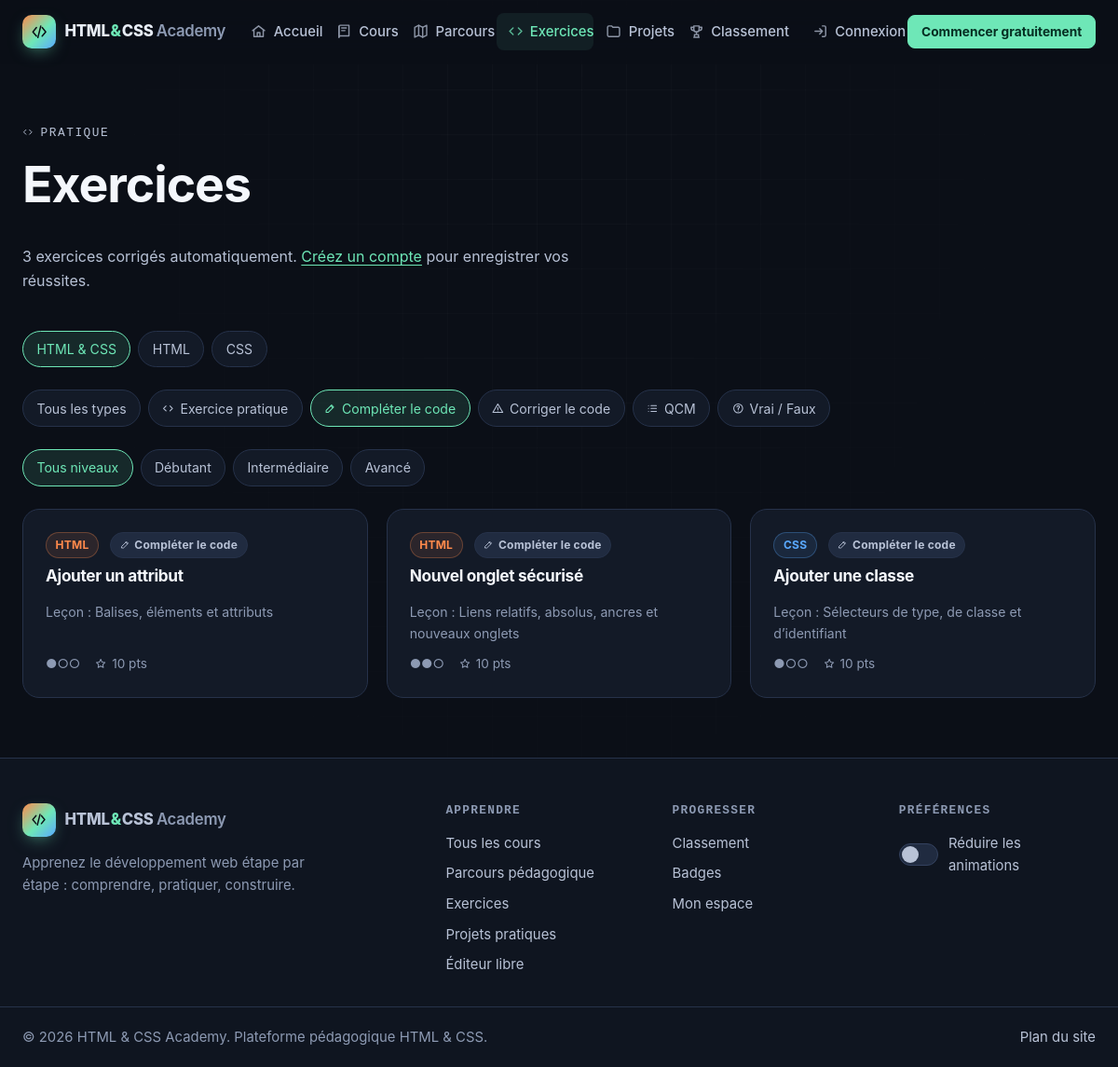
Page /exercices?type=fill on the earlier database version.
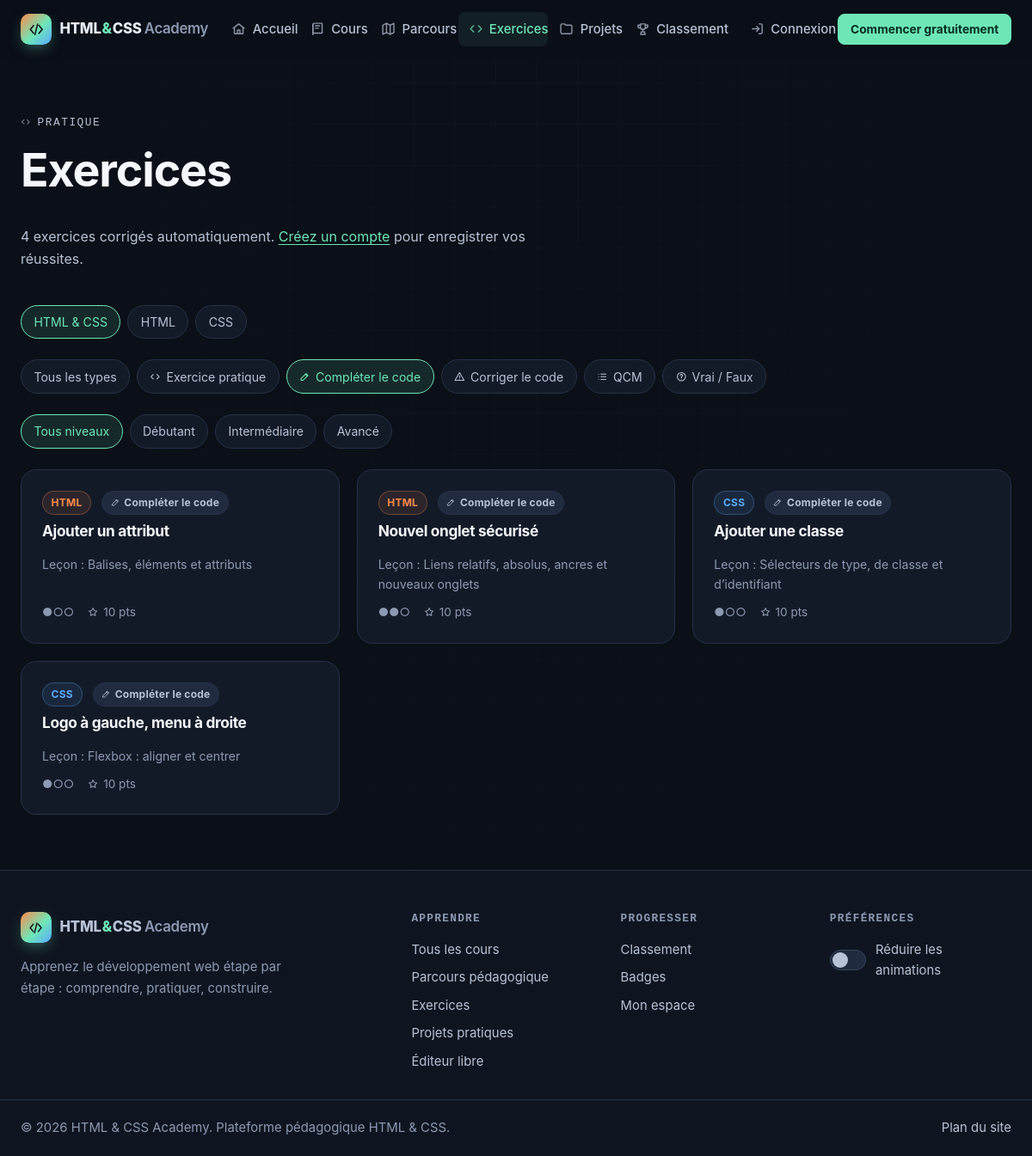
Same page on the later database version.
### tables this page shows
CREATE TABLE exercises (
  id               INT UNSIGNED NOT NULL AUTO_INCREMENT,
  lesson_id        INT UNSIGNED NULL,
  title            VARCHAR(150) NOT NULL,
  slug             VARCHAR(150) NOT NULL,
  type             ENUM('code','fill','fix','qcm','truefalse') NOT NULL DEFAULT 'code',
  difficulty       TINYINT UNSIGNED NOT NULL DEFAULT 1,
  instructions     TEXT         NOT NULL,
  starter_html     TEXT         NULL,
  starter_css      TEXT         NULL,
  solution_html    TEXT         NULL,
  solution_css     TEXT         NULL,
  validation_rules JSON         NULL COMMENT 'Règles de vérification automatique',
  hint             TEXT         NULL,
  explanation      TEXT         NULL,
  points           SMALLINT UNSIGNED NOT NULL DEFAULT 10,
  sort_order       SMALLINT     NOT NULL DEFAULT 0,
  created_at       DATETIME     NOT NULL DEFAULT CURRENT_TIMESTAMP,
  updated_at       DATETIME     NOT NULL DEFAULT CURRENT_TIMESTAMP ON UPDATE CURRENT_TIMESTAMP,
  PRIMARY KEY (id),
  UNIQUE KEY uq_exercises_slug (slug),
  KEY idx_exercises_lesson (lesson_id, sort_order),
  KEY idx_exercises_type (type),
  CONSTRAINT fk_exercises_lesson FOREIGN KEY (lesson_id) REFERENCES lessons (id) ON DELETE SET NULL,
  CONSTRAINT chk_exercises_difficulty CHECK (difficulty BETWEEN 1 AND 3)
);

CREATE TABLE categories (
  id          INT UNSIGNED NOT NULL AUTO_INCREMENT,
  name        VARCHAR(80)  NOT NULL,
  slug        VARCHAR(80)  NOT NULL,
  description TEXT         NULL,
  color       VARCHAR(20)  NOT NULL DEFAULT '#6ee7b7',
  sort_order  SMALLINT     NOT NULL DEFAULT 0,
  created_at  DATETIME     NOT NULL DEFAULT CURRENT_TIMESTAMP,
  updated_at  DATETIME     NOT NULL DEFAULT CURRENT_TIMESTAMP ON UPDATE CURRENT_TIMESTAMP,
  PRIMARY KEY (id),
  UNIQUE KEY uq_categories_slug (slug)
);

CREATE TABLE lessons (
  id               INT UNSIGNED NOT NULL AUTO_INCREMENT,
  module_id        INT UNSIGNED NOT NULL,
  title            VARCHAR(150) NOT NULL,
  slug             VARCHAR(150) NOT NULL,
  duration_minutes SMALLINT UNSIGNED NOT NULL DEFAULT 10,
  introduction     TEXT         NOT NULL,
  objectives       JSON         NULL COMMENT 'Liste des objectifs',
  prerequisites    JSON         NULL COMMENT 'Liste des prérequis',
  theory           MEDIUMTEXT   NOT NULL COMMENT 'Explication théorique (Markdown restreint)',
  syntax_code      TEXT         NULL COMMENT 'Syntaxe minimale',
  simple_html      TEXT         NULL,
  simple_css       TEXT         NULL,
  example_html     MEDIUMTEXT   NULL COMMENT 'Exemple détaillé (HTML)',
  example_css      MEDIUMTEXT   NULL COMMENT 'Exemple détaillé (CSS)',
  line_by_line     JSON         NULL COMMENT '[[code, explication], ...]',
  reference_items  JSON         NULL COMMENT '[[balise/propriété, description], ...]',
  common_mistakes  JSON         NULL,
  best_practices   JSON         NULL,
  practical        TEXT         NULL COMMENT 'Utilisation dans un vrai projet (Markdown)',
  summary_points   JSON         NULL,
  challenge        TEXT         NULL,
  is_published     TINYINT(1)   NOT NULL DEFAULT 1,
  sort_order       SMALLINT     NOT NULL DEFAULT 0,
  created_at       DATETIME     NOT NULL DEFAULT CURRENT_TIMESTAMP,
  updated_at       DATETIME     NOT NULL DEFAULT CURRENT_TIMESTAMP ON UPDATE CURRENT_TIMESTAMP,
  PRIMARY KEY (id),
  UNIQUE KEY uq_lessons_slug (slug),
  KEY idx_lessons_module (module_id, sort_order),
  KEY idx_lessons_published (is_published),
  CONSTRAINT fk_lessons_module FOREIGN KEY (module_id) REFERENCES modules (id) ON DELETE CASCADE
);

CREATE TABLE settings (
  id            INT UNSIGNED NOT NULL AUTO_INCREMENT,
  setting_key   VARCHAR(80)  NOT NULL,
  setting_value TEXT         NULL,
  label         VARCHAR(150) NOT NULL DEFAULT '',
  created_at    DATETIME     NOT NULL DEFAULT CURRENT_TIMESTAMP,
  updated_at    DATETIME     NOT NULL DEFAULT CURRENT_TIMESTAMP ON UPDATE CURRENT_TIMESTAMP,
  PRIMARY KEY (id),
  UNIQUE KEY uq_settings_key (setting_key)
);

### includes/navbar.php (called while the page is built, shortened)
<span class="brand__mark"><?= icon('logo') ?></span>

### includes/bootstrap.php (called while the page is built, shortened)
<?php
spl_autoload_register(static function (string $class): void {
    $file = ROOT_PATH . '/includes/classes/' . basename(str_replace('\\', '/', $class)) . '.php';
});
require ROOT_PATH . '/includes/functions.php';

### includes/classes/ExerciseModel.php (called while the page is built, shortened)
<?php
final class ExerciseModel
{
    public static function catalog(string $category = '', string $type = '', int $level = 0): array
    {
        $where = ['1 = 1'];
        $params = [];
        if ($type !== '' && isset(self::TYPES[$type])) {
            $where[] = 'e.type = ?';
            $params[] = $type;
        }
        return Database::fetchAll(
            self::BASE_SELECT . ' WHERE ' . implode(' AND ', $where) . '
             ORDER BY c.level, cat.sort_order, c.sort_order, m.sort_order, l.sort_order, e.sort_order, e.id',
            $params
        );
    }
}

### config/database.php (called while the page is built, shortened)
<?php
$env = static fn (string $key, $default = null) => ($v = getenv($key)) !== false ? $v : $default;
$database = [
    'host'     => $env('DB_HOST', '127.0.0.1'),
    'port'     => (int) $env('DB_PORT', 3306),
    'socket'   => $env('DB_SOCKET', ''),
    'name'     => $env('DB_NAME', 'html_css_academy'),
    'user'     => $env('DB_USER', 'root'),
    'pass'     => $env('DB_PASS', ''),
    'charset'  => 'utf8mb4',
];
$local = __DIR__ . '/local.php';
return $database;

### includes/classes/Database.php (called while the page is built, shortened)
<?php
final class Database
{
    private static ?PDO $pdo = null;
    public static function connection(): PDO
    {
        if (self::$pdo === null) {
            $cfg = require ROOT_PATH . '/config/database.php';
            $dsn = $cfg['socket'] !== ''
                ? sprintf('mysql:unix_socket=%s;dbname=%s;charset=%s', $cfg['socket'], $cfg['name'], $cfg['charset'])
                : sprintf('mysql:host=%s;port=%d;dbname=%s;charset=%s', $cfg['host'], $cfg['port'], $cfg['name'], $cfg['charset']);
            self::$pdo = new PDO($dsn, $cfg['user'], $cfg['pass'], [
                PDO::ATTR_ERRMODE            => PDO::ERRMODE_EXCEPTION,
                PDO::ATTR_DEFAULT_FETCH_MODE => PDO::FETCH_ASSOC,
                PDO::ATTR_EMULATE_PREPARES   => false,
                PDO::ATTR_STRINGIFY_FETCHES  => false,
            ]);
            self::$pdo->exec("SET time_zone = '" . (new DateTime())->format('P') . "'");
        }
        return self::$pdo;
    }
    public static function run(string $sql, array $params = []): PDOStatement
    {
        $stmt = self::connection()->prepare($sql);
        $stmt->execute($params);
        return $stmt;
    }
    public static function fetchAll(string $sql, array $params = []): array
    {
        return self::run($sql, $params)->fetchAll();
    }
}

### includes/classes/SettingModel.php (called while the page is built, shortened)
<?php
final class SettingModel
{
    private static ?array $cache = null;
    public static function all(): array
    {
        if (self::$cache === null) {
            self::$cache = [];
            try {
                foreach (Database::fetchAll('SELECT setting_key, setting_value, label FROM settings ORDER BY id') as $row) {
                    self::$cache[$row['setting_key']] = $row;
                }
            } catch (Throwable $e) {
                Logger::error('Settings unavailable: ' . $e->getMessage());
            }
        }
        return self::$cache;
    }
    public static function get(string $key, string $default = ''): string
    {
        return (string) (self::all()[$key]['setting_value'] ?? $default);
    }
}

### exercises/index.php (the view, shortened to what the rows shown need)
<?php
require __DIR__ . '/../includes/bootstrap.php';
$category = in_array(input('categorie'), ['html', 'css'], true) ? input('categorie') : '';
$type = array_key_exists(input('type'), ExerciseModel::TYPES) ? input('type') : '';
$level = query_int('niveau');
$exercises = ExerciseModel::catalog($category, $type, $level);
$user = current_user();
$passed = $user ? ExerciseModel::passedIds((int) $user['id']) : [];
$icons = ['code' => 'code', 'fill' => 'edit', 'fix' => 'alert', 'qcm' => 'list', 'truefalse' => 'question'];
require ROOT_PATH . '/includes/header.php';
?>
<header class="page-head container">
  <h1>Exercices</h1>
</header>
<div class="container">
  <?php if (!$exercises): ?>
    <p class="empty"><?= icon('code') ?><br>Aucun exercice ne correspond à ces filtres.</p>
  <?php else: ?>
    <div class="grid grid--3">
      <?php foreach ($exercises as $ex): $isDone = isset($passed[(int) $ex['id']]); ?>
        <a class="card card--hover card--link exercise-card<?= $isDone ? ' is-done' : '' ?>" href="<?= e(route('exercise', $ex['slug'])) ?>">
          <div class="btn-row">
            <?php if ($ex['category_slug']): ?><span class="tag tag--<?= e($ex['category_slug']) ?>"><?= e($ex['category_name']) ?></span><?php endif; ?>
            <span class="tag"><?= icon($icons[$ex['type']], 'icon icon--sm') ?> <?= e(ExerciseModel::TYPES[$ex['type']]) ?></span>
          </div>
          <h2 class="card__title" style="font-size:1.08rem"><?= e($ex['title']) ?></h2>
          <?php if ($ex['lesson_title']): ?><p class="muted" style="margin:0;font-size:.88rem">Leçon : <?= e($ex['lesson_title']) ?></p><?php endif; ?>
          <div class="card__meta" style="margin-top:auto">
            <span><?= str_repeat('●', (int) $ex['difficulty']) . str_repeat('○', 3 - (int) $ex['difficulty']) ?></span>
            <span><?= icon('star', 'icon icon--sm') ?> <?= (int) $ex['points'] ?> pts</span>
          </div>
        </a>
      <?php endforeach; ?>
    </div>
  <?php endif; ?>
</div>
<?php require ROOT_PATH . '/includes/footer.php'; ?>

### includes/functions.php (shortened to what the rows shown need)
<?php
function config(string $key, $default = null)
{
    $value = $GLOBALS['__config'];
    foreach (explode('.', $key) as $part) {
        $value = $value[$part];
    }
    return $value;
}
function e($value): string
{
    return htmlspecialchars((string) $value, ENT_QUOTES | ENT_SUBSTITUTE, 'UTF-8');
}
function base_path(): string
{
    static $base = null;
    if ($base !== null) {
        return $base;
    }
    $docRoot = realpath($_SERVER['DOCUMENT_ROOT'] ?? '') ?: '';
    $root = realpath(ROOT_PATH) ?: ROOT_PATH;
    if ($docRoot !== '' && str_starts_with($root, $docRoot)) {
        return $base = rtrim(str_replace('\\', '/', substr($root, strlen($docRoot))), '/');
    }
    return $base = '';
}
function url(string $path = ''): string
{
    return base_path() . '/' . ltrim($path, '/');
}
function route(string $name, ?string $param = null): string
{
    $pretty = [
        'home'        => '',
        'courses'     => 'cours',
        'course'      => 'cours/%s',
        'lesson'      => 'lecon/%s',
        'path'        => 'parcours',
        'exercises'   => 'exercices',
        'exercise'    => 'exercice/%s',
        'projects'    => 'projets',
        'project'     => 'projet/%s',
        'leaderboard' => 'classement',
        'playground'  => 'editeur',
        'certificate' => 'certificat/%s',
    ];
    $plain = [
        'home'        => '',
        'courses'     => 'courses/index.php',
        'course'      => 'courses/course.php?slug=%s',
        'lesson'      => 'courses/lesson.php?slug=%s',
        'path'        => 'parcours.php',
        'exercises'   => 'exercises/index.php',
        'exercise'    => 'exercises/exercise.php?slug=%s',
        'projects'    => 'projects/index.php',
        'project'     => 'projects/project.php?slug=%s',
        'leaderboard' => 'leaderboard.php',
        'playground'  => 'playground.php',
        'certificate' => 'certificate.php?id=%s',
    ];
    $map = config('app.pretty_urls') ? $pretty : $plain;
    $pattern = $map[$name] ?? $name;
    return url($param !== null ? sprintf($pattern, rawurlencode($param)) : $pattern);
}
function input(string $key, string $default = ''): string
{
    $v = $_POST[$key] ?? $_GET[$key] ?? $default;
    return is_string($v) ? trim($v) : $default;
}
function query_int(string $key, int $default = 0): int
{
    $v = filter_var($_GET[$key] ?? null, FILTER_VALIDATE_INT);
    return $v === false || $v === null ? $default : (int) $v;
}
function icon(string $name, string $class = 'icon'): string
{
    return sprintf(
        '<svg class="%s" aria-hidden="true" focusable="false"><use href="%s#%s"></use></svg>',
        e($class),
        e(url('assets/icons/sprite.svg')),
        e($name)
    );
}
function setting(string $key, string $default = ''): string
{
    return SettingModel::get($key, $default);
}

### includes/footer.php (shortened to what the rows shown need)
  </main>
  <footer class="site-footer">
    <div class="container site-footer__grid">
      <nav aria-label="Apprendre">
        <h2 class="site-footer__title">Apprendre</h2>
      </nav>
      <nav aria-label="Communauté">
        <h2 class="site-footer__title">Progresser</h2>
      </nav>
      <div>
        <h2 class="site-footer__title">Préférences</h2>
      </div>
    </div>
    <div class="container site-footer__bottom">
      <p>&copy; <?= date('Y') ?> <?= e(setting('site_name', config('app.name'))) ?>. Plateforme pédagogique HTML &amp; CSS.</p>
      <p><a href="<?= e(url('sitemap.xml')) ?>">Plan du site</a></p>
    </div>
  </footer>
</body>
</html>

Differences in the rows shown:
added exercises: categories.name "CSS", type "Compléter le code", title "Logo à gauche, menu à droite", lesson.title "Flexbox : aligner et centrer", difficulty "●", difficulty "○○", points "10"
Other differences:
count($exercises): "3" → "4"
